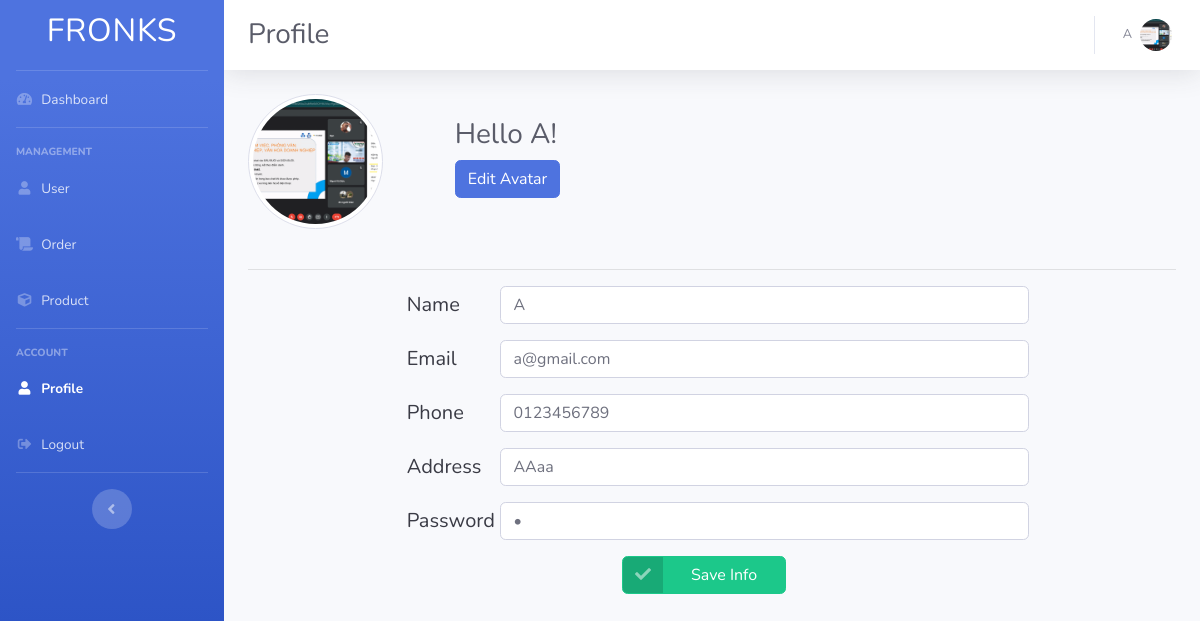
Page /index.php?controller=AdminProfile (signed in) on the committed database.
### tables this page shows
CREATE TABLE `accounts` (
  `id` int(11) NOT NULL,
  `name` varchar(60) NOT NULL,
  `email` varchar(60) NOT NULL,
  `password` varchar(255) NOT NULL,
  `phone` varchar(11) DEFAULT NULL,
  `address` text DEFAULT NULL,
  `image` varchar(200) NOT NULL,
  `role` varchar(5) NOT NULL DEFAULT 'USER'
);

### controllers/AdminProfileController.php (called while the page is built, shortened)
<?php
require_once('controllers/BaseAdminController.php');
class AdminProfileController extends BaseAdminController
{
    function __construct()
    {
        $this->page = 'Profile';
    }
    public function index()
    {
        $account = Account::findById($_SESSION['user']->id);
        $data = array('account' => $account);
        $this->render('profile', $data);
    }
}

### routes.php (called while the page is built, shortened)
<?php
$controller = new $klass;
$controller->$action();

### index.php (called while the page is built, shortened)
<?php
require_once('routes.php');

### models/BaseModel.php (called while the page is built, shortened)
<?php
class BaseModel
{
    static function get_db_name()
    {
        return get_called_class() . 's';
    }
    function __construct(...$params)
    {
        $class_vars = get_class_vars(get_called_class());
        switch (count($params)) {
            case 1:
                $param = $params[0];
                break;
        }
    }
    static function findById($id)
    {
        $className = get_called_class();
        $db = DB::getInstance();
        $req = $db->prepare('SELECT * FROM ' . $className::get_db_name() . ' WHERE id = :id');
        $req->execute(array('id' => $id));
        $item = $req->fetch();
        if (isset($item['id'])) {
            return new $className($item);
        }
        return null;
    }
}

### views/admin/profile.php (the view, shortened to what this page needs)
<link rel="stylesheet" href="https://unpkg.com/dropzone@5/dist/min/dropzone.min.css" type="text/css" />
<link rel="stylesheet" href="assets/css/upload-image.css">
<div class="row">
    <div class="col-xl-2 col-md-4 col-sm-4 mb-4 mr-5">
        <img class="img-thumbnail rounded-circle" src="<?= $account->image ?>" />
    </div>
    <div class="col">
        <div class="h3 mt-4 text-gray-800">
            Hello <?= $account->name ?>!
        </div>
        <button type="button" class="btn btn-primary" data-toggle="modal" data-target="#exampleModalCenter">
            Edit Avatar
        </button>
    </div>
</div>
<hr class="sidebar-divider" />
<div class="row justify-content-center">
    <div class="col-xl-8 col-md-12 text-gray-900">
        <div class="form-group row">
            <div class="h5 m-0 col-xl-2 col-md-2 align-self-center">
                Name
            </div>
            <input type="text" class="form-control form-control-user col-xl-10 col-md-8" id="name" value="<?= $account->name ?>" autocomplete="off" spellcheck="false" />
        </div>
        <div class="form-group row">
            <div class="h5 m-0 col-xl-2 col-md-2 align-self-center">
                Email
            </div>
            <input type="email" class="form-control form-control-user col-xl-10 col-md-8" id="email" value="<?= $account->email ?>" autocomplete="off" spellcheck="false" />
        </div>
        <div class="form-group row">
            <div class="h5 m-0 col-xl-2 col-md-2 align-self-center">
                Phone
            </div>
            <input type="text" class="form-control form-control-user col-xl-10 col-md-8" id="phone" value="<?= $account->phone ?>" autocomplete="off" spellcheck="false" />
        </div>
        <div class="form-group row">
            <div class="h5 m-0 col-xl-2 col-md-2 align-self-center">
                Address
            </div>
            <input type="text" class="form-control form-control-user col-xl-10 col-md-8" id="address" value="<?= $account->address ?>" autocomplete="off" spellcheck="false" />
        </div>
        <div class="form-group row">
            <div class="h5 m-0 col-xl-2 col-md-2 align-self-center">
                Password
            </div>
            <input type="password" class="form-control form-control-user col-xl-10 col-md-8" id="password" value="<?= $account->password ?>" autocomplete="off" spellcheck="false" />
        </div>
        <div class="row justify-content-center">
            <div class="btn btn-success btn-icon-split mr-3" id="submit" onclick="triggred()">
                <span class="icon text-white-50">
                    <i class="fas fa-check" id="btn-icon"></i>
                </span>
                <span class="text mr-3 ml-3" id="btn-text">Save Info</span>
            </div>
        </div>
    </div>
</div>

### views/layouts/admin_page.php (shortened to what this page needs)
<!DOCTYPE html>
<html lang="en">
<head>
    <link href="assets/vendor/fontawesome-free/css/all.min.css" rel="stylesheet" type="text/css">
    <link href="assets/css/sb-admin-2.min.css" rel="stylesheet">
</head>
<body id="page-top">
    <div id="wrapper">
        <ul class="navbar-nav bg-gradient-primary sidebar sidebar-dark accordion" id="accordionSidebar">
            <a class="sidebar-brand d-flex align-items-center justify-content-center" href="index.html">
                <div class="sidebar-brand-text mx-3 h2">FRONKS</div>
            </a>
            <hr class="sidebar-divider my-0">
            <li class="nav-item <?= (strncmp($page, 'Dashboard', 9) == 0 ? 'active' : '') ?>">
                <a class="nav-link" href="/index.php?controller=AdminDashboard">
                    <i class="fas fa-fw fa-tachometer-alt"></i>
                    <span>Dashboard</span></a>
            </li>
            <hr class="sidebar-divider">
            <div class="sidebar-heading">
                Management
            </div>
            <li class="nav-item <?= (strncmp($page, 'User', 4) == 0 ? 'active' : '') ?>">
                <a class="nav-link" href="/index.php?controller=AdminUser">
                    <i class="fas fa-fw fa-user"></i>
                    <span>User</span></a>
            </li>
            <li class="nav-item <?= (strncmp($page, 'Order', 5) == 0 ? 'active' : '') ?>">
                <a class="nav-link" href="/index.php?controller=AdminOrder">
                    <i class="fas fa-fw fa-scroll"></i>
                    <span>Order</span></a>
            </li>
            <li class="nav-item <?= (strncmp($page, 'Product', 7) == 0 ? 'active' : '') ?>">
                <a class="nav-link" href="/index.php?controller=AdminProduct">
                    <i class="fas fa-fw fa-cube"></i>
                    <span>Product</span></a>
            </li>
            <hr class="sidebar-divider">
            <div class="sidebar-heading">
                Account
            </div>
            <li class="nav-item <?= (strncmp($page, 'Profile', 7) == 0 ? 'active' : '') ?>">
                <a class="nav-link" href="/index.php?controller=AdminProfile">
                    <i class="fas fa-fw fa-user"></i>
                    <span>Profile</span></a>
            </li>
            <li class="nav-item <?= (strncmp($page, 'Logout', 6) == 0 ? 'active' : '') ?>">
                <a class="nav-link" href="/index.php?controller=Login&action=logout">
                    <i class="fas fa-fw fa-sign-out-alt"></i>
                    <span>Logout</span></a>
            </li>
            <hr class="sidebar-divider d-none d-md-block">
            <div class="text-center d-none d-md-inline">
                <button class="rounded-circle border-0" id="sidebarToggle"></button>
            </div>
        </ul>
        <div id="content-wrapper" class="d-flex flex-column">
            <div id="content">
                <nav class="navbar navbar-expand navbar-light bg-white topbar mb-4 static-top shadow">
                    <h1 class="h3 ml-2 mb-0 text-gray-800"><?= $page ?></h1>
                    <ul class="navbar-nav ml-auto">
                        <li class="nav-item dropdown no-arrow">
                            <a class="nav-link dropdown-toggle" href="#" id="userDropdown" role="button" data-toggle="dropdown" aria-haspopup="true" aria-expanded="false">
                                <span class="mr-2 d-none d-lg-inline text-gray-600 small"><?= $_SESSION['user']->name ?></span>
                                <img class="img-profile rounded-circle" src="<?= $_SESSION['user']->image ?>">
                            </a>
                        </li>
                    </ul>
                </nav>
                <div class="container-fluid">
                    <?= $content ?>
                </div>
            </div>
        </div>
    </div>
</body>
</html>

### rows in the picture
accounts: name "A", image (picture), email "a@gmail.com", phone "0123456789", address "AAaa"

### other values in the picture
$page "Profile"
